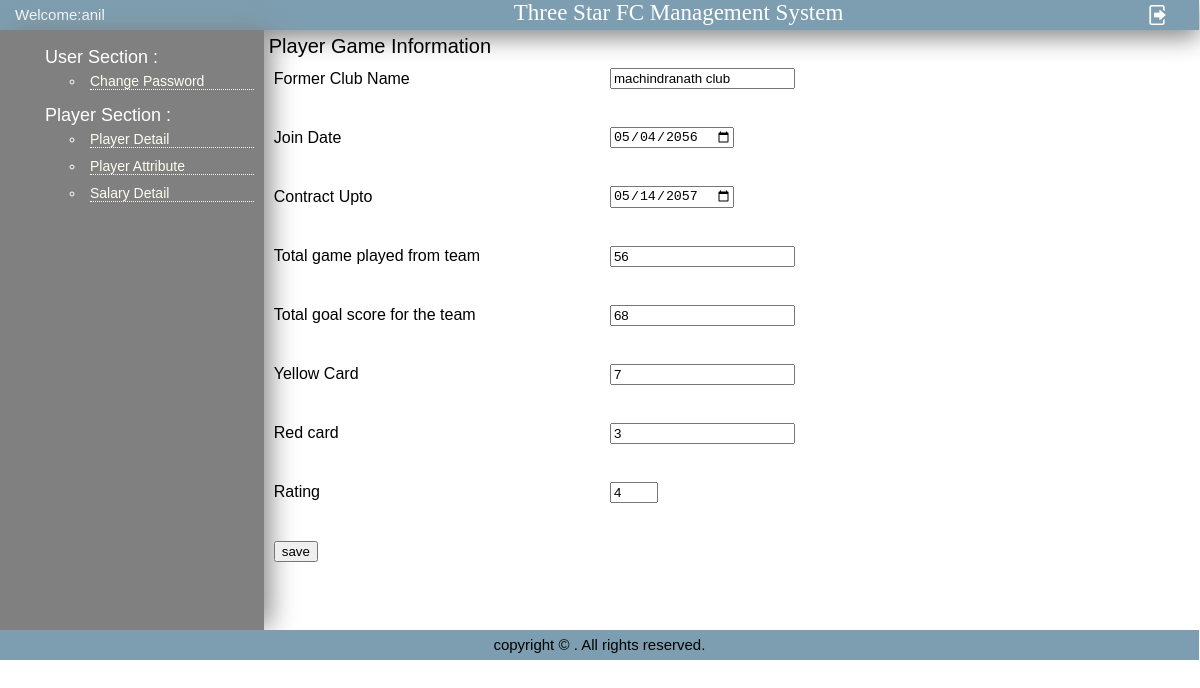
The app's page /player_game_info_edit.php?id=1 (signed in) with its own data.
### tables this page shows
CREATE TABLE `users` (
  `username` varchar(100) DEFAULT NULL,
  `email` varchar(100) DEFAULT NULL,
  `password` varchar(100) DEFAULT NULL,
  `admin_id` int(11) NOT NULL
);

CREATE TABLE `player_game_info` (
  `id` int(11) NOT NULL,
  `player_id` int(11) NOT NULL,
  `former_club` varchar(120) NOT NULL,
  `join_date` varchar(120) NOT NULL,
  `contract_date` varchar(120) NOT NULL,
  `total_game_played` int(11) NOT NULL,
  `total_goal_score` int(11) NOT NULL,
  `yellow_card` int(11) NOT NULL,
  `red_card` int(11) NOT NULL,
  `rating` int(11) NOT NULL
);

### player_game_info_edit.php (the view, shortened to what this page needs)
<?php
include 'include/config.php';
if ($_SESSION['username'] == "admin")
include("include/header_admin.php");
else
include("include/header.php");
?>
<?php
    if(isset($_GET['id'])){
        $id=$_GET['id'];
        $query="Select * from player_game_info WHERE id=".$id;
        $result=mysqli_query($con,$query);
        $row=mysqli_fetch_object($result);
    }
?>
  <div id="pagename">Player Game Information</div>
<br /><br />
<form action="<?php echo 'player_game_info_edit.php';?>" method="post" >
    <table class="formshade" border="0" width="70%" cellspacing="0" cellpadding="5">
        <tr>
            <td>Former Club Name</td>
            <td><input type="text" name="club_name" value="<?php echo $row->former_club;?>" required/></td>
        </tr>
        <tr><td colspan="2">&nbsp;</td></tr>
        <tr>
            <td>Join Date</td>
          <td>  <input type="date" name="join_date" value="<?php echo $row->join_date;?>" required></td>
        </tr>
        <tr><td colspan="2">&nbsp;</td></tr>
        <tr>
            <td>Contract Upto</td>
          <td>  <input type="date" name="contract_upto"  value="<?php echo $row->contract_date;?>" required></td>
        </tr>
        <tr><td colspan="2">&nbsp;</td></tr>
        <tr>
            <td>Total game played from team</td>
            <td><input type="number" name="total_game" min="0" value="<?php echo $row->total_game_played;?>" required/></td>
        </tr>
        <tr><td colspan="2">&nbsp;</td></tr>
        <tr>
            <td>Total goal score for the team</td>
            <td><input type="number" name="total_goal"  min="0" value="<?php echo $row->total_goal_score;?>" required/></td>
        </tr>
        <tr><td colspan="2">&nbsp;</td></tr>
        <tr>
            <td>Yellow Card</td>
            <td><input type="number" name="yellow_card" value="<?php echo $row->yellow_card;?>" min="0" required/></td>
        </tr>
        <tr><td colspan="2">&nbsp;</td></tr>
        <tr>
            <td>Red card</td>
            <td><input type="number" name="red_card" value="<?php echo $row->red_card;?>" min="0" required/></td>
        </tr>
        <tr><td colspan="2">&nbsp;</td></tr>
        <tr>
            <td>Rating</td>
            <td><input type="number" name="rating" value="<?php echo $row->rating;?>" min="0" max="5" placeholder="1 to 5" required/></td>
        </tr>
        <tr><td colspan="2">&nbsp;</td></tr>
        <tr>
            <td colspan="2"><input type="submit" name="update" value="save" /></td>
        </tr>
    </table>
</form>
 <?php
include 'include/footer.php'
?>

### include/header.php (shortened to what this page needs)
<html>
    <head>
    </head>
    <body>
	<div class="container">
    <div id="header">
        <div id="welcome"><a href="first.php">Welcome:<?php echo $_SESSION['username']?></a></div>
        <div id="siteName"> Three Star FC Management System</div>
        <div id="logout"><a href="index.php"><img src="include/logout.png" alt="logout"></a>
        </div>
    </div>
    <div id="main">
        <div id="sidebar">
        	<ul>
                <li class="sidebar_header">User Section :
                <ul> <?php
				$query = "select * from users where username='".$_SESSION['username']."'";
					$result = mysqli_query($con,$query);
					while($row = mysqli_fetch_array($result))
					{
				?>
				    <li><a href="<?php echo  'change_pswd_users.php?id='.$row['admin_id'];?>">Change Password</a></li>
				<?php } ?>
                </ul>
                </li>
                <li class="sidebar_header">Player Section :
                    <ul>
                    	<li><a href="player_detail.php">Player Detail</a></li>
                    	<li><a href="attribute.php">Player Attribute</a></li>
						<li><a href="salary.php">Salary Detail</a></li>
                	</ul>
                </li>
            </ul>
        </div>
        <div id="content">
        	<div id="content-body">

### include/header.php (style rules this page uses)
body { margin:0px; width:99.9%; font-family: Arial, Helvetica, sans-serif; font-size:12px; }
a { text-decoration: none; }
#header { background-color:#7D9EB0; box-shadow: 0 7px 24px #808080; margin:0px; width:100%; height:30px; }
#welcome { line-height:30px; text-indent:15px; margin:0px; width:22%; height: 30px; float:left; }
#welcome a { text-decoration: none; color:white; font-size:15px }
#siteName { width:72%; height:30px; margin:0px; float:left; text-indent:250px; font-size:23px; font-family: "Times New Roman","Trebuchet MS"; color:white; }
#logout { float:left; }
#logout img { padding-left:20px; padding-top:5px; padding-top:5px; width:20px; height:20px; }
#main { width:100%; margin:0px; float:left; }
#sidebar { background-color:#808080; box-shadow: 8px 0 26px -3px #808080; display:inline; width:22%; margin:0px; float:left; min-height:600px; }
#sidebar a { display:block; padding:0px; border-bottom:1px dotted #FDFDF0; text-decoration:none; color:#FDFDF0; }
ul li { padding: 5px; font-size:14px; }
.sidebar_header { list-style:none; font-size:18px; color:white; }
#content { margin:0%; width:77%; float:left; min-height:600px; display:inline; }
#pagename { font-size:20px; width:70%; float:left; }
#content-body { padding:5px; }
table { border-color: white; }

### records on screen
player_game_info: club_name "machindranath club", join_date "05/04/2056", contract_upto "05/14/2057", total_game "56", total_goal "68", yellow_card "7", red_card "3", rating "4"

### other values on screen
$_SESSION['username'] "anil"
